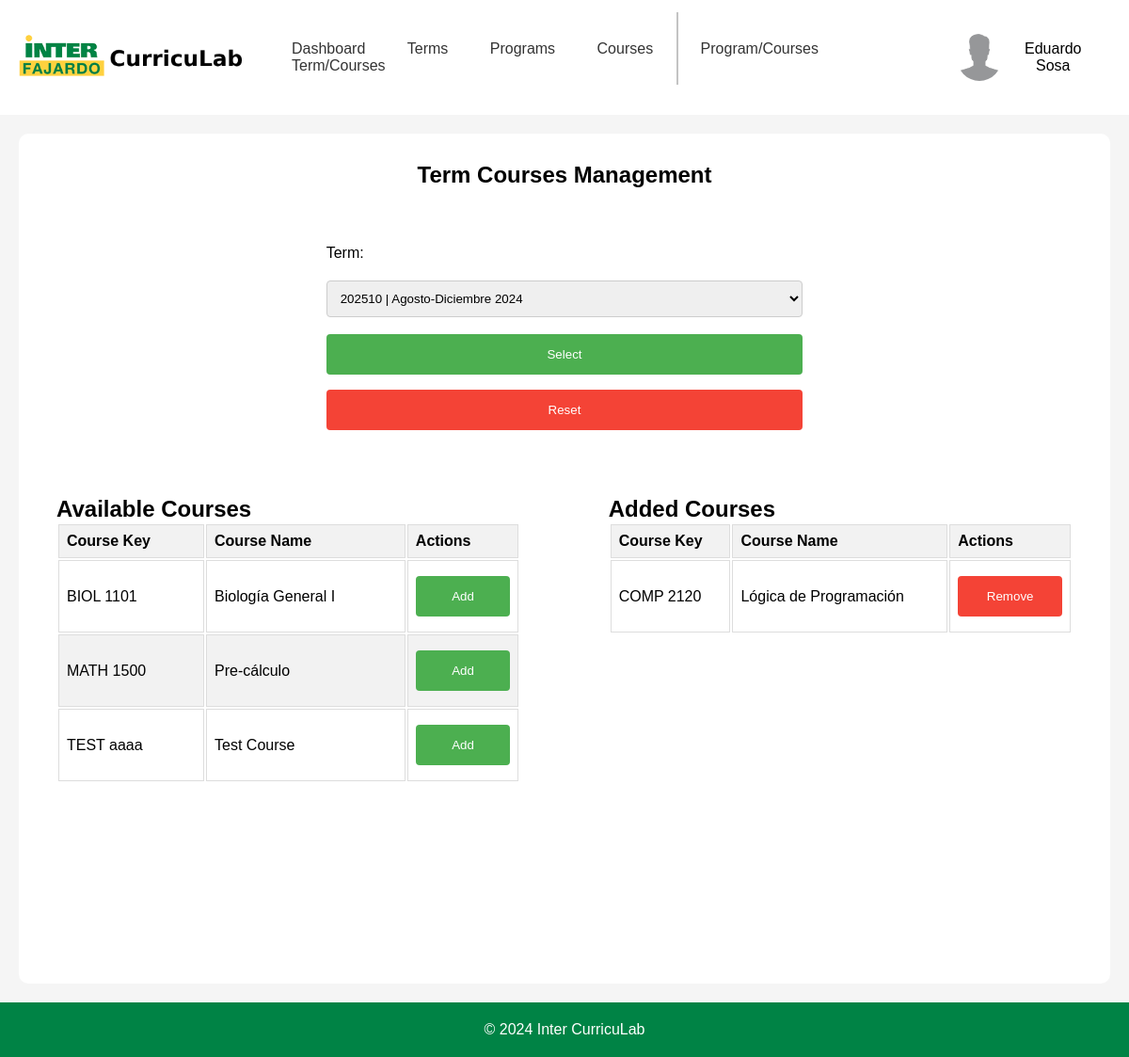
Screenshot of /templates/adminPages/adminTermCourses.php?term=202510 (signed in) with the database file from the repository.
### tables this page shows
CREATE TABLE "course" (
	"CourseID"	INTEGER NOT NULL UNIQUE,
	"CourseKey"	TEXT,
	"CourseName"	TEXT,
	"CompetencyKey"	TEXT,
	PRIMARY KEY("CourseID" AUTOINCREMENT),
	FOREIGN KEY("CompetencyKey") REFERENCES "competency"("CompetencyKey")
);

### templates/adminPages/adminTermCourses.php (the view, shortened to what this page needs)
<?php
$config = require_once '../../backend/php/config.php';
if (!isset($_SESSION['email'])) {
    header('Location: ../index.php');
    exit();
} elseif ($_SESSION['accountType'] !== 'Admin' && $_SESSION['accountType'] !== 'Root' && $_SESSION['accountType'] !== 'Staff') {
    header('Location: ../staffPages/profPage.php');
    exit;
} else {
    if ($config['db']['type'] === 'sqlite') {
        $db = new SQLite3($config['db']['sqlite']['path']);
    } elseif ($config['db']['type'] === 'mysql') {
        $dsn = "mysql:host={$config['db']['mysql']['host']};dbname={$config['db']['mysql']['dbname']}";
        $db = new PDO($dsn, $config['db']['mysql']['username'], $config['db']['mysql']['password']);
    }
    cleanUpTermCourses($db);
    $queryCourse = "SELECT * FROM course";
    $stmtCourse = $db->prepare($queryCourse);
    $resultCourse = $stmtCourse->execute();
    $courses = fetchAllRows($resultCourse);
    $queryTerm = "SELECT * FROM term";
    $stmtTerm = $db->prepare($queryTerm);
    $resultTerm = $stmtTerm->execute();
    $terms = fetchAllRows($resultTerm);
    $queryTermCourse = "SELECT * FROM termCourses";
    $stmtTermCourse = $db->prepare($queryTermCourse);
    $resultTermCourse = $stmtTermCourse->execute();
    $termCourses = fetchAllRows($resultTermCourse);
    $selectedTermKey = $_GET['term'] ?? null;
    if ($selectedTermKey) {
        $queryTermCourses = "SELECT * FROM termCourses WHERE TermKey = :termKey";
        $stmtTermCourses = $db->prepare($queryTermCourses);
        $stmtTermCourses->bindValue(':termKey', $selectedTermKey, SQLITE3_TEXT);
        $resultTermCourses = $stmtTermCourses->execute();
        $termCourses = fetchAllRows($resultTermCourses);
    } else {
        $termCourses = [];
    }
}
function fetchAllRows($result) {
    $rows = [];
    while ($row = $result->fetchArray(SQLITE3_ASSOC)) {
        $rows[] = $row;
    }
    return $rows;
}
function cleanUpTermCourses($db) {
    $queryTermCourses = "SELECT * FROM termCourses";
    $stmtTermCourses = $db->prepare($queryTermCourses);
    $resultTermCourses = $stmtTermCourses->execute();
    $termCourses = fetchAllRows($resultTermCourses);
    foreach ($termCourses as $termCourse) {
        $queryTerm = "SELECT * FROM term WHERE TermKey = :termKey";
        $stmtTerm = $db->prepare($queryTerm);
        $stmtTerm->bindValue(':termKey', $termCourse['TermKey'], SQLITE3_TEXT);
        $resultTerm = $stmtTerm->execute();
    }
}
?>
<!DOCTYPE html>
<html lang="en">
<head>
    <link rel="stylesheet" href="../../static/css/headerFooter.css">
    <link rel="stylesheet" href="../../static/css/adminTermCourses.css">
</head>
<body>
    <div id="headerNav">
        <div class="logo">
            <a href="adminDashboard.php">
                <img src="../../static/img/inter-logo-full.png" alt="Inter CurricuLab">
            </a>
        </div>
        <nav>
            <a href="adminDashboard.php">Dashboard</a>
            <a href="adminTerms.php">Terms</a>
            <a href="adminPrograms.php">Programs</a>
            <div class="dropdown">
                <a href="adminCourses.php">Courses</a>
            </div>
            <a class="navDivider"></a>
            <a href="adminProgramCourses.php">Program/Courses</a>
            <a href="#" class="active">Term/Courses</a>
        </nav>
        <div class="userBox">
            <button onclick="myFunction()" class="userDropdownButton">
                <img src="../../static/img/userProfile.jpg" alt="User" >
                <?php
                echo $_SESSION['firstName'] . ' ' . $_SESSION['lastName'];
                ?>
            </button>
        </div>
    </div>
    <div id="container">
        <div class="container-upperBox">
            <div class="gridParent">
                <div class="termSelector">
                    <h2>Term Courses Management</h2>
                    <form id="termForm">
                        <label for="term">Term:</label>
                        <select id="term" name="term">
                            <?php
                            foreach ($terms as $term) {
                                echo '<option value="' . htmlspecialchars($term['TermKey']) . '"';
                                if ($selectedTermKey == $term['TermKey']) {
                                    echo ' selected';
                                }
                                echo '>' . htmlspecialchars($term['TermKey']) . ' | ' . htmlspecialchars($term['TermName']) . '</option>';
                            }
                            ?>
                        </select>
                        <button id="termSelectorButton">Select</button>
                        <button id="resetButton">Reset</button>
                    </form>
                </div>
                <div class="coursesTable">
                    <h2>Available Courses</h2>
                    <table>
                        <thead>
                            <tr>
                                <th>Course Key</th>
                                <th>Course Name</th>
                                <th>Actions</th>
                            </tr>
                        </thead>
                        <?php
                        if (!$selectedTermKey) {
                            echo '<tbody hidden="hidden">';
                        } else {
                            echo '<tbody>';
                        }
                        ?>
                        <?php
                        foreach ($courses as $course) {
                            $isCourseInTerm = false;
                            foreach ($termCourses as $termCourse) {
                                if ($termCourse['CourseKey'] == $course['CourseKey']) {
                                    $isCourseInTerm = true;
                                    break;
                                }
                            }
                            if (!$isCourseInTerm) {
                                echo '<tr>';
                                echo '<td>' . $course['CourseKey'] . '</td>';
                                echo '<td>' . $course['CourseName'] . '</td>';
                                ?>
                                <td>
                                    <form method="post" action="<?php echo $_SERVER['PHP_SELF']; ?>">
                                        <button type="submit" name="addCourse" class="addButton">Add</button>
                                    </form>
                                </td>
                                <?php
                                echo '</tr>';
                            }
                        }
                        ?>
                        </tbody>
                    </table>
                </div>
                <div class="addedCourses">
                    <h2>Added Courses</h2>
                    <table>
                        <thead>
                            <tr>
                                <th>Course Key</th>
                                <th>Course Name</th>
                                <th>Actions</th>
                            </tr>
                        </thead>
                        <tbody>
                            <?php
                            foreach ($courses as $course) {
                                $isCourseInTerm = false;
                                foreach ($termCourses as $termCourse) {
                                    if ($course['CourseKey'] === $termCourse['CourseKey']) {
                                        $isCourseInTerm = true;
                                        break;
                                    }
                                }
                                if ($isCourseInTerm) {
                                    echo '<tr>';
                                    echo '<td>' . $course['CourseKey'] . '</td>';
                                    echo '<td>' . $course['CourseName'] . '</td>';
                                    ?>
                                    <td>
                                        <form method="post" action="<?php echo $_SERVER['PHP_SELF']; ?>">
                                            <button type="submit" name="removeCourse" class="removeButton">Remove</button>
                                        </form>
                                    </td>
                                    <?php
                                    echo '</tr>';
                                }
                            }
                            ?>
                        </tbody>
                    </table>
                </div>
            </div>
        </div>
    </div>
    <footer>
        <p>&copy; 2024 Inter CurricuLab</p>
    </footer>
</body>
</html>

### static/css/headerFooter.css (style rules this page uses)
* { margin: 0; padding: 0; box-sizing: border-box; font-family: 'Poppins', sans-serif; }
body { display: flex; flex-direction: column; min-height: 100vh; }
#headerNav { display: flex; justify-content: space-between; align-items: center; }
.logo { margin: 20px; }
.logo img { width: 250px; }
nav a:not(.navDivider) { padding: 20px; text-decoration: none; color: #333; border-radius: 5px; }
.navDivider { margin-right: 4px; border-right: 2px solid #c3c3c3; padding: 30px 0; }
.userBox { margin: 20px; }
.userDropdownButton { padding: 16px; font-size: 16px; border: none; cursor: pointer; background-color: transparent; border-radius: 5px; }
.userBox { position: relative; display: inline-block; }
.userBox img { width: 50px; height: 50px; border-radius: 50%; margin-right: 10px; }
.userDropdownButton img { pointer-events: none; }
.userBox button { display: flex; align-items: center; justify-content: center; }
.dropdown { position: relative; display: inline-block; }
footer { background-color: #008345; color: white; text-align: center; padding: 20px; margin-top: auto; }

### static/css/adminTermCourses.css (style rules this page uses)
#container { display: flex; flex-direction: column; background-color: #f5f5f5; flex-grow: 1; }
.container-upperBox { display: flex; flex-direction: column; align-items: center; background-color: white; margin: 20px; padding: 20px; border-radius: 10px; flex-grow: 1; }
.gridParent { display: grid; grid-template-columns: repeat(2, 1fr) 0.2fr repeat(2, 1fr); grid-template-rows: repeat(5, 1fr); grid-column-gap: 0; grid-row-gap: 0; width: 100%; height: 100%; }
.termSelector { grid-area: 1 / 2 / 3 / 5; }
.coursesTable { grid-area: 3 / 1 / 5 / 3; }
.addedCourses { grid-area: 3 / 4 / 5 / 6; }
.termSelector { display: flex; align-content: center; text-align: center; justify-content: center; flex-direction: column; }
.termSelector h2 { margin: 10px 0; font-size: 1.5em; }
#termForm { display: flex; flex-direction: column; align-items: flex-start; background-color: white; margin: 20px; padding: 20px; border-radius: 10px; flex-grow: 1; }
#termForm label { margin: 10px 0; }
#termForm select { width: 100%; padding: 10px; margin: 10px 0; border: 1px solid #ccc; border-radius: 4px; box-sizing: border-box; }
#termForm #termSelectorButton { background-color: #4CAF50; color: white; padding: 14px 20px; margin: 8px 0; border: none; border-radius: 4px; cursor: pointer; width: 100%; }
#termForm #resetButton { background-color: #f44336; color: white; padding: 14px 20px; margin: 8px 0; border: none; border-radius: 4px; cursor: pointer; width: 100%; }
.coursesTable { display: flex; flex-direction: column; border-collapse: collapse; margin: 20px; }
.coursesTable th { background-color: #f2f2f2; }
.coursesTable th, .coursesTable td { border: 1px solid #ddd; padding: 8px; text-align: left; }
.coursesTable tr:nth-child(even) { background-color: #f2f2f2; }
.addButton { background-color: #4CAF50; color: white; padding: 14px 20px; margin: 8px 0; border: none; border-radius: 4px; cursor: pointer; width: 100%; }
.addedCourses { display: flex; flex-direction: column; border-collapse: collapse; margin: 20px; }
.addedCourses th { background-color: #f2f2f2; }
.addedCourses th, .addedCourses td { border: 1px solid #ddd; padding: 8px; text-align: left; }
.removeButton { background-color: #f44336; color: white; padding: 14px 20px; margin: 8px 0; border: none; border-radius: 4px; cursor: pointer; width: 100%; }

### rows the page displays
course: CourseKey "BIOL 1101", CourseName "Biología General I"
course: CourseKey "MATH 1500", CourseName "Pre-cálculo"
course: CourseKey "TEST aaaa", CourseName "Test Course"
course: CourseKey "COMP 2120", CourseName "Lógica de Programación"

### other values shown
$_SESSION['firstName'] "Eduardo"
$_SESSION['lastName'] "Sosa"
form field term "202510 | Agosto-Diciembre 2024"
